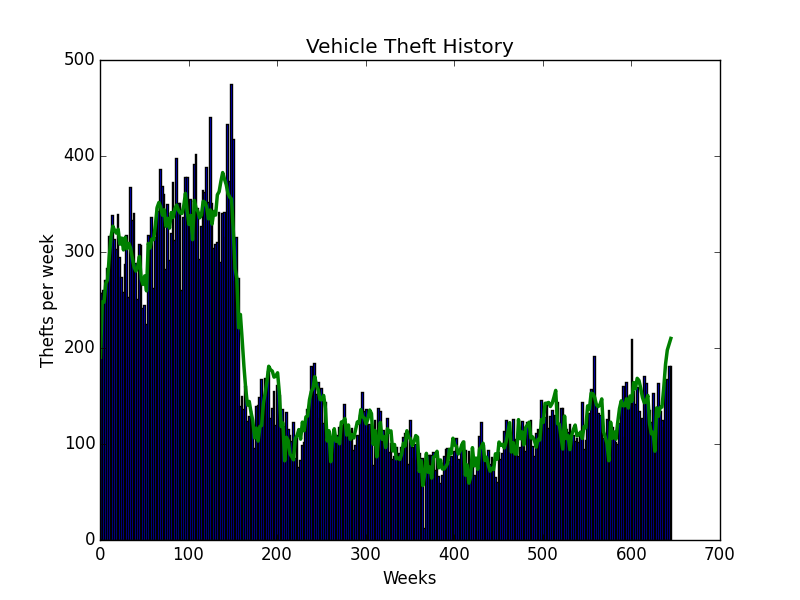

Python code for this plot:
import zipfile
import pandas as pd
import numpy as np
import matplotlib.pyplot as plt
import csv
import math
from datetime import datetime
from fourier import Fourier

twopi = 2.0 * math.pi
t0 = np.datetime64("2003-01-01")       
swk = 7.0 * 24.0 * 3600.0 # seconds per week

## read training file
z = zipfile.ZipFile('../train.csv.zip')
dateparse = lambda x: pd.datetime.strptime(x, '%Y-%m-%d %H:%M:%S')
df = pd.read_csv(z.open('train.csv'), parse_dates=['Dates'], date_parser=dateparse)
vt = df[df.Category == 'VEHICLE THEFT'] # Vehicle Theft Data
mydate = vt['Dates']
nd = len(mydate)
print "%d crimes in total" % nd
tw = np.zeros(nd) # array of times in weeks 
ni = np.linspace(0, nd-1, nd, dtype=np.int)
mydate.index = ni
for i in range (0, nd):
   tw[i] = (mydate[i]-t0).total_seconds()
   tw[i] /= swk
# Now get Fourier curve
nw = 323   
t = np.linspace(0.5, 644.5, nw)
#MyF = Fourier(645.0, 20, 52.1775, 12, 1.0, 6, 1.0/7.0, 6, df)
MyF = Fourier(645.0, 16, 52.1775, 12, 1.0, 0, 1.0/7.0, 0, df, t0)
MyF.compute()
fv = np.empty(nw)
#fv.fill(2700.0)
for i in range(0, nw):
   fv[i] = MyF.f(t[i], 'VEHICLE THEFT')
   fv[i] *= nd + 0.0
   fv[i] /= 322.0
# Got Fourier curve

plt.hist(tw, bins=322) # 645 weeks but we only have alternating weeks
plt.plot(t, fv, linewidth=2.5)
plt.title("Vehicle Theft History")
plt.xlabel("Weeks")
plt.ylabel("Thefts per week")
plt.savefig('time-3.png')
plt.show()

